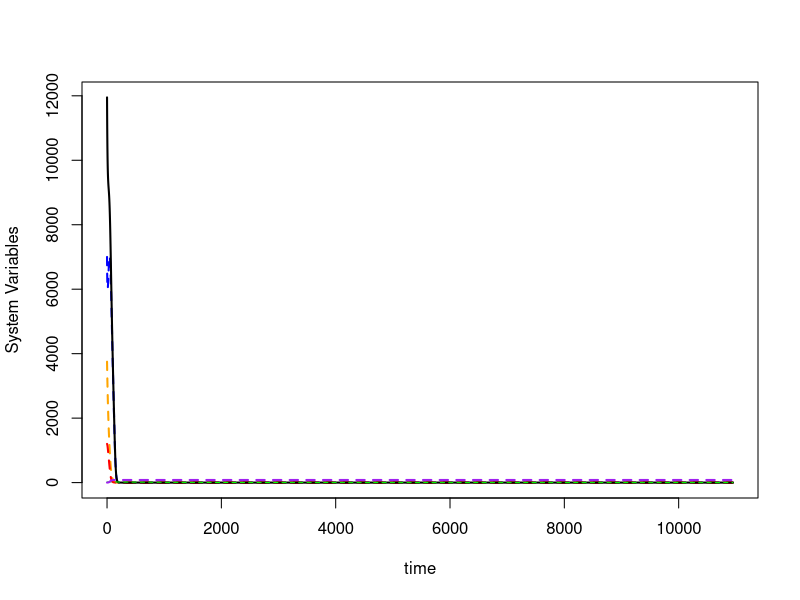
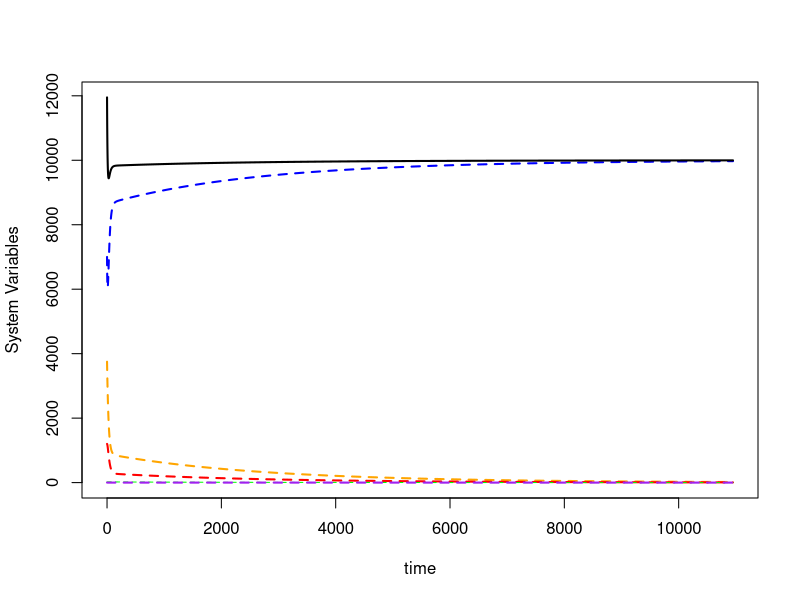
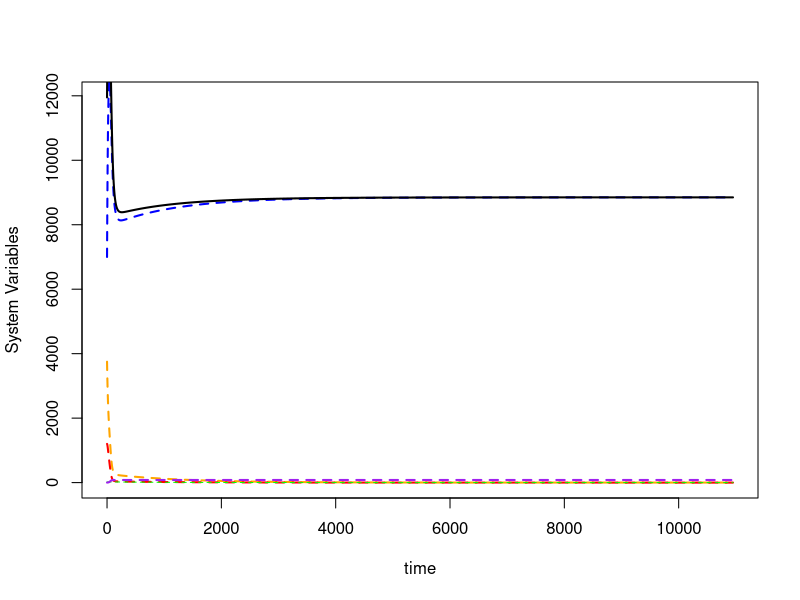
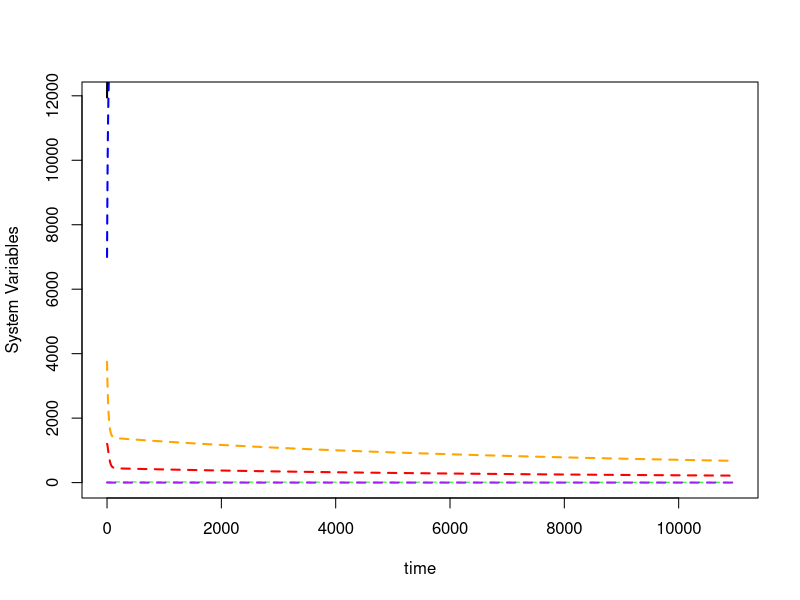

R code for these plots, in order:
#This work is licensed under a Creative Commons Attribution-NonCommercial 4.0 International License#########
#<http://creativecommons.org/licenses/by-nc/4.0/> by Christopher Hoover, Arathi Arakala, Manoj Gambhir 
#and Justin Remais. This work was supported in part by the National Institutes of Health/National Science 
#Foundation Ecology of Infectious Disease program funded by the Fogarty International Center 
#(grant R01TW010286), the National Institute of Allergy and Infectious Diseases (grant K01AI091864), 
#and the National Science Foundation Water Sustainability and Climate Program (grant 1360330).

#Per the terms of this license, if you are making derivative use of this work, you must identify that 
#your work is a derivative work, give credit to the original work, provide a link to the license, 
#and indicate changes that were made.###############

#function used to model halstead et al mesocosm results impact on human infection

require(deSolve)
require(ggplot2)
require(reshape)
require(lattice)
require(ggthemes)
require(gridExtra)
st.er <- function(x) {
  sd(x)/sqrt(length(x))
} #Function to calculate standard error of the mean
cbPalette <- c("#999999", "yellow", "red", "green", "orange", "darkgreen", "pink", "blue")

#Model structure and equations ####################
#Represents a simplified version only including agroC effects found significant in mesocosms
schisto_halstead=function(t, n, parameters) { 
  with(as.list(parameters),{
    
    S=n[1]
    E=n[2]
    I=n[3]
    W=n[4]
    P=n[5]
    N=S+E+I
    
    #Miracidia production; function of adult female worms alive in the system
    M=0.5*W*H*m 
    #egg input in mesocosm = 2276 eggs/tank/week = 325/day ; V=8.4%
    
    #Rate of predation; TOOK OUT alpha_q to simplify because of high dose of ChlorP 
    pred= (alpha*P)/(1+(alpha*N*Th)) #death rate of snails due to predators (Prawns)
    
    #TOOK OUT f_Nq and mu_Nq because they were not detectable in mesocosm experiments
    dSdt= (f_N*f_Nq)*((1-((phi_N*(1/phi_Nq))*N))*(S+(z*E))) - 
      ((mu_N)*S) - (pred*S) - (beta*(M)*S) #Susceptible snails
    
    dEdt= beta*(M)*S - ((mu_N+pred+sigma)*E) #Exposed snails
    
    dIdt= (sigma*E) - ((mu_N+pred+mu_I)*I) #Infected snails
    
    dWdt= (lamda*I) - ((mu_W+mu_H)*W) #worm burden in human population
    
    dPdt= (f_P*(1-(phi_P*P))*P)-((mu_P+muPq)*P) #prawn population
    
    
    return(list(c(dSdt,dEdt,dIdt,dWdt, dPdt)))
  }) 
} 

#Parameter values #################
parameters=c( 
  ##snail parameters 
  f_N=0.16, # recruitment rate (from sokolow et al)
  phi_N=(1-1/(80*0.16))/10000, # carrying capacity from sokolow et al
  z=0.5, #Proportion of exposed snails that reproduce from sokolow et al
  mu_N=1/80, #Mortality rate from Sokolow et al
  sigma=1/50, #Transition rate from exposed to infected from sokolow et al
  mu_I=1/20, #additional snail death due to infection from sokolow et al
  f_Nq=1,
  phi_Nq=1,
  
  #prawn parameters
  alpha=0.003, #attack rate
  Th=0.1,#~Prawn predation limit
  f_P=0.234/2, #prawn birth rate from Cervantes-Santiago Aquaculture 2010 paper (/2 for 1:1 female-male ratio)
  phi_P=1/(40*3),  #prawn carrying capacity
  mu_P= 0.03809524, #observed daily 24 hr prawn mortality rate in chlorP-free tanks of mesocosm#0.00137, previous rate
  muPq=0,
  
  #Adult Worm, Miracidia and Circariae Parameters
  lamda=0.00004, #probability of snail shedding a cercariae that infects a human host and survives to reproduction
  mu_W=1/(3*365), # death rate of adult worms
  m=0.5, #miracidial shedding rate per reproductive female divided by miracidial mortality; from sokolow et al
  
  #Human parameters
  H=300, #number of humans
  mu_H=1/(60*365), #Assumes 60 year lifespan
  beta = 2.038e-06 #max-likelihood estimate from fit to Lampsar follow-up 1 - 3
)

#Set initial values #########
  yrs=30
  time=seq(0,365*yrs,1)
  p=1 
  nstart=c(S=7000,E=3750,I=1200, W=20, P=p)
  
#Agro-free model run############  
  output.free=as.data.frame(ode(nstart,time,schisto_halstead,parameters)) 
  
  eqbm.free<-output.free[365*yrs,]
  eqbm.free #Snail extirpation and R0 below 1
  
  #plot time series of state variables
  plot(output.free[,1], output.free[,2], type='l', xlab="time",ylab="System Variables", 
       ylim=c(0,max( output.free[,2]+output.free[,3]+output.free[,4] )), col='blue', lty=2, lwd=2)
    lines(output.free[,1],output.free[,3],col='orange', lty=2, lwd=2)
    lines(output.free[,1],output.free[,4],col='red', lty=2, lwd=2)
    lines(output.free[,1],output.free[,2]+output.free[,3]+output.free[,4],col=1, lty=1, lwd=2)
    lines(output.free[,1],output.free[,5],col='green', lty=2)
    lines(output.free[,1],output.free[,6],col='purple', lty=2, lwd=2)
#Top-down model run with muPq from mesocosm chlorP########### 
  parameters['muPq']=0.73
  output.ch=as.data.frame(ode(nstart,time,schisto_halstead,parameters)) 
  
  eqbm.ch<-output.ch[365*yrs,]
  eqbm.ch #Snail extirpation and R0 below 1
  
  #plot time series of state variables
  plot(output.ch[,1], output.ch[,2], type='l', xlab="time",ylab="System Variables", 
       ylim=c(0,max( output.ch[,2]+output.ch[,3]+output.ch[,4] )), col='blue', lty=2, lwd=2)
    lines(output.ch[,1],output.ch[,3],col='orange', lty=2, lwd=2)
    lines(output.ch[,1],output.ch[,4],col='red', lty=2, lwd=2)
    lines(output.ch[,1],output.ch[,2]+output.ch[,3]+output.ch[,4],col=1, lty=1, lwd=2)
    lines(output.ch[,1],output.ch[,5],col='green', lty=2)
    lines(output.ch[,1],output.ch[,6],col='purple', lty=2, lwd=2)
  
#bottom-up model run with phi_Nq from mesocosm atrazine########### 
  parameters['muPq']=0
  parameters['phi_Nq']=1.61
  
  output.at=as.data.frame(ode(nstart,time,schisto_halstead,parameters)) 
  
  eqbm.at<-output.at[365*yrs,]
  eqbm.at #Snail extirpation and R0 below 1
  
  #plot time series of state variables
  plot(output.at[,1], output.at[,2], type='l', xlab="time",ylab="System Variables", 
       ylim=c(0,max( output.ch[,2]+output.ch[,3]+output.ch[,4] )), col='blue', lty=2, lwd=2)
    lines(output.at[,1],output.at[,3],col='orange', lty=2, lwd=2)
    lines(output.at[,1],output.at[,4],col='red', lty=2, lwd=2)
    lines(output.at[,1],output.at[,2]+output.at[,3]+output.at[,4],col=1, lty=1, lwd=2)
    lines(output.at[,1],output.at[,5],col='green', lty=2)
    lines(output.at[,1],output.at[,6],col='purple', lty=2, lwd=2)
  
#Ch:At combo model run########### 
  parameters['muPq']=0.73
  parameters['phi_Nq']=1.61
  
  output.atch=as.data.frame(ode(nstart,time,schisto_halstead,parameters)) 
  
  eqbm.atch<-output.atch[365*yrs,]
  eqbm.atch #Snail extirpation and R0 below 1
  
  #plot time series of state variables
  plot(output.atch[,1], output.atch[,2], type='l', xlab="time",ylab="System Variables", 
       ylim=c(0,max( output.ch[,2]+output.ch[,3]+output.ch[,4] )), col='blue', lty=2, lwd=2)
    lines(output.atch[,1],output.atch[,3],col='orange', lty=2, lwd=2)
    lines(output.atch[,1],output.atch[,4],col='red', lty=2, lwd=2)
    lines(output.atch[,1],output.atch[,2]+output.atch[,3]+output.atch[,4],col=1, lty=1, lwd=2)
    lines(output.atch[,1],output.atch[,5],col='green', lty=2)
    lines(output.atch[,1],output.atch[,6],col='purple', lty=2, lwd=2)
  
  
